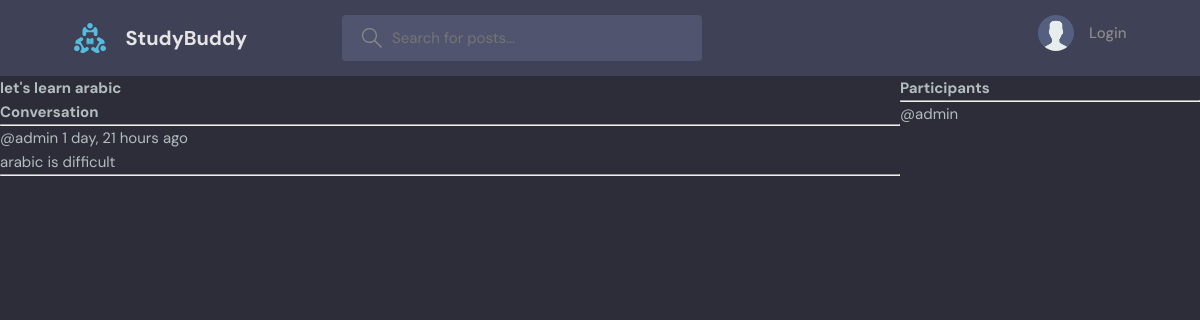
Screenshot of /room/6 with the database file from the repository.
### base/models.py (models this page shows, shortened)
class Room(models.Model):
    host = models.ForeignKey(User, on_delete=models.SET_NULL, null=True)
    topic = models.ForeignKey(Topic, on_delete=models.SET_NULL, null=True)
    name = models.CharField(max_length=100)
    description = models.TextField(null=True, blank=True)
    participants = models.ManyToManyField(User, related_name='participants', blank=True)
    updated = models.DateTimeField(auto_now=True)
    created = models.DateTimeField(auto_now_add=True)
    class Meta:
        ordering = ['-updated', '-created'] # descending order

class Message(models.Model):
    user = models.ForeignKey(User, on_delete=models.CASCADE)  # one-to-many relationship
    room = models.ForeignKey(Room, on_delete=models.CASCADE)  # one-to-many relationship
    body = models.TextField()
    updated = models.DateTimeField(auto_now=True)
    created = models.DateTimeField(auto_now_add=True)
    class Meta:
        ordering = ['-updated', '-created'] # descending order

### base/views.py (the view, shortened to what this page needs)
# urls.py: path('room/<str:pk>', views.room, name='room'),
def room(request, pk):
    room  = Room.objects.get(id=pk)
    room_messages = room.message_set.all()
    participants = room.participants.all()
    context = {'room': room, 'room_messages': room_messages, 'participants': participants}
    return render(request, 'base/room.html', context)

### base/templates/base/room.html (shortened to what this page needs)
{% extends 'main.html' %}
{% block content %}
<div class="room-container">
    <div>
        <h1>{{room.name}}</h1>
        <div class="comment-wrapper">
            <h3>Conversation</h3>
            <hr>
            {% for message in room_messages %}
                <div>
                    <small>@{{message.user}} {{message.created | timesince}} ago</small>
                    <p>{{message.body}}</p>
                    <hr>
                </div>
            {% endfor %}
        </div>
    </div>
    <div>
        <h3>Participants</h3>
        <hr>
        {% for user in participants %}
            <div>
                <p>@{{user.username}}</p>
            </div>
        {% endfor %}
    </div>
</div>
{% endblock content %}

### static/styles/style.css (style rules this page uses)
:root { --color-main: #71c6dd; --color-main-light: #e1f6fb; --color-dark: #3f4156; --color-dark-medium: #51546e; --color-dark-light: #696d97; --color-light: #e5e5e5; --color-gray: #8b8b8b; --color-light-gray: #b2bdbd; --color-bg: #2d2d39; --color-success: #5dd693; --color-error: #fc4b0b; }
* { font-family: "DM Sans", -apple-system, BlinkMacSystemFont, "Segoe UI", Roboto, Oxygen, Ubuntu, Cantarell, "Open Sans", "Helvetica Neue", sans-serif; margin: 0; padding: 0; box-sizing: border-box; text-rendering: optimizeLegibility; font-size: inherit; }
html { font-size: 56.25%; }
@media only screen and (min-width: 1200px) { html { font-size: 62.5%; } }
body { line-height: 1.6; font-weight: 400; font-size: 1.5rem; color: var(--color-light-gray); background-color: var(--color-bg); min-height: 100vh; }

### base/templates/base/room.html (style rules this page uses)
.room-container { display: grid; grid-template-columns: 3fr 1fr; }

### rows the page displays
Room: name "let's learn arabic"
Message: user "admin", created "1 day, 21 hours", body "arabic is difficult"

### other values shown
{{ user.username }} "admin"
